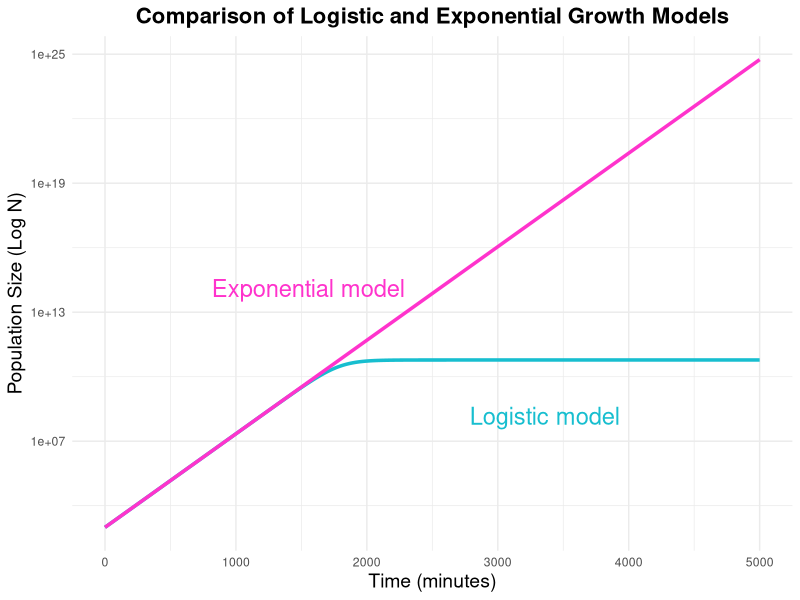
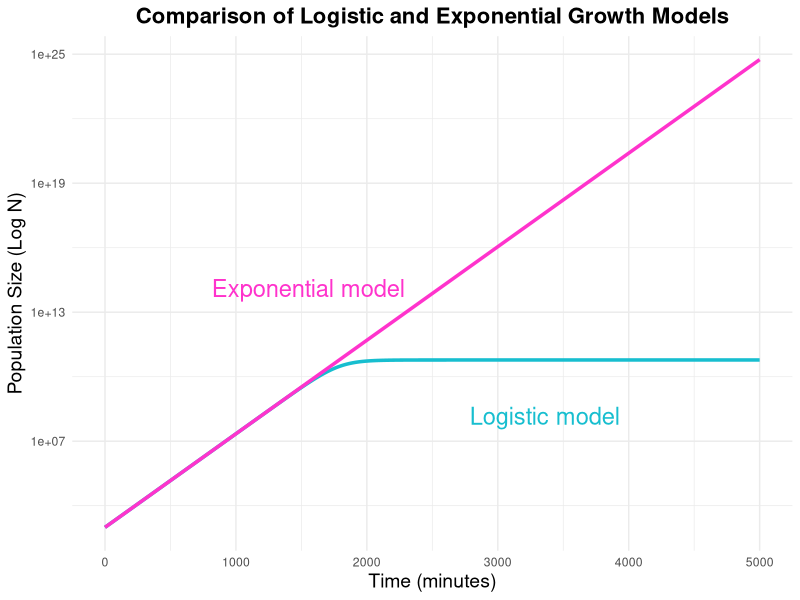

Source code (R) for these figures, in order:

install.packages("ggplot2")
library(ggplot2)

# Define parameters based on model
N0 <- exp(6.888e+00)  # Initial population size derived from estimates
r <- 1.002e-02        # Estimated growth rate
K <- 5.979e+10        # Carrying capacity estimate

# Define the logistic growth function
logistic_fun <- function(t) {
  (N0 * K * exp(r * t)) / (K - N0 + N0 * exp(r * t))
}

# Define the exponential growth function
exp_fun <- function(t) {
  N0 * exp(r * t)
}

# Generate a sequence of time points for model predictions
time_points <- seq(0, 5000, by = 10)

# Create a data frame with predictions for both models
model_data <- data.frame(
  Time = time_points,
  Logistic = sapply(time_points, logistic_fun),
  Exponential = sapply(time_points, exp_fun)
)

ggplot() +
  # Add logistic growth model as a line
  geom_line(aes(x = Time, y = Logistic), data = model_data, color = "#17BECF", size = 1.2) +
  
  # Add exponential growth model as a line
  geom_line(aes(x = Time, y = Exponential), data = model_data, color = "#FF33CC", size = 1.2) +
  
  # Add label for the logistic model
  geom_text(
    aes(x = 2500, y = logistic_fun(1000), 
        label = "Logistic model"), 
    color = "#17BECF", 
    vjust = -0.5, 
    hjust = -0.25, 
    size = 6  
  ) +
  
  # Add label for the exponential model
  geom_text(
    aes(x = 1700, y = exp_fun(1500), 
        label = "Exponential model"), 
    color = "#FF33CC", 
    vjust = -5, 
    hjust = 0.6, 
    size = 6  
  ) +
  
  # Apply log scale to y-axis
  scale_y_continuous(trans = 'log10') +
  
  # Customise plot 
  theme_minimal() +
  labs(
    title = "Comparison of Logistic and Exponential Growth Models",
    x = "Time (minutes)", 
    y = "Population Size (Log N)"
  ) +
  theme(
    plot.title = element_text(hjust = 0.5, size = 16, face = "bold"),
    axis.title.x = element_text(size = 14),
    axis.title.y = element_text(size = 14)
  )

# Save the plot as an image file
ggsave("growth_model_comparison.png", width = 10, height = 6)
